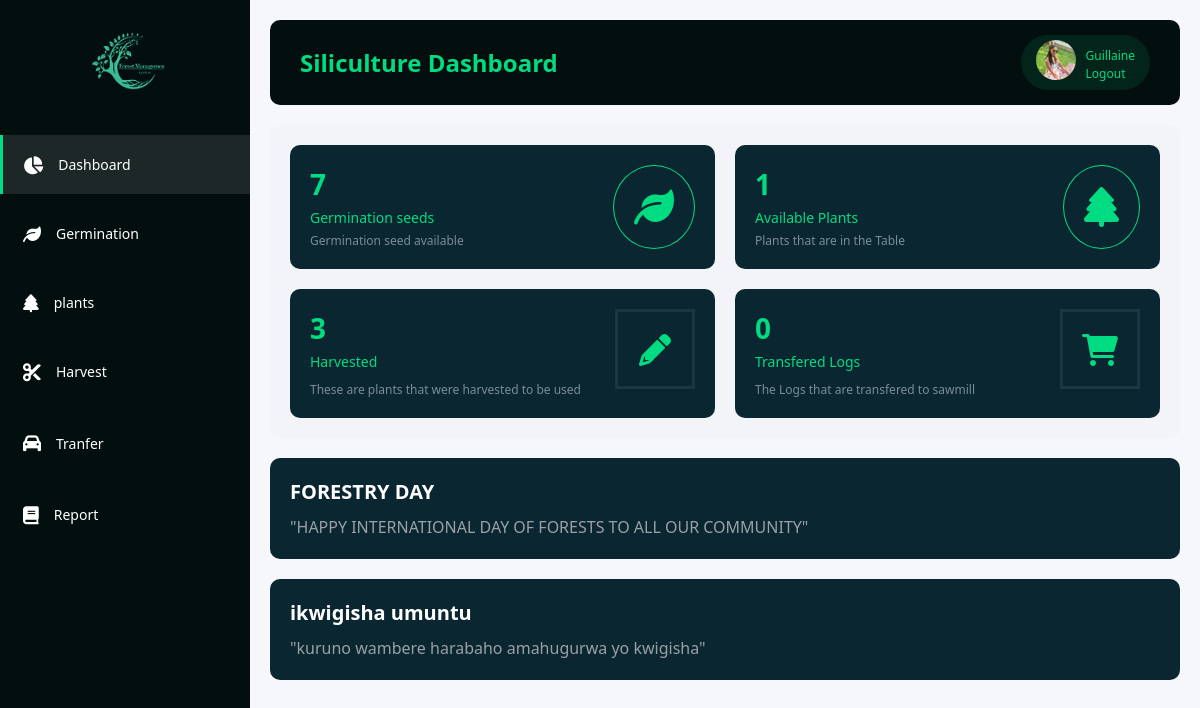
Page /siliculture/pages/index.php (signed in) on the committed database.
### tables this page shows
CREATE TABLE `users` (
  `id` int(11) NOT NULL,
  `name` varchar(255) DEFAULT NULL,
  `password` varchar(255) DEFAULT NULL,
  `role` varchar(100) DEFAULT NULL,
  `email` varchar(255) DEFAULT NULL,
  `status` varchar(50) DEFAULT 'active',
  `image` text DEFAULT NULL,
  `phone` varchar(20) DEFAULT NULL,
  `date` datetime DEFAULT NULL
);

CREATE TABLE `announcements` (
  `an_id` int(11) NOT NULL,
  `title` varchar(500) DEFAULT NULL,
  `type` varchar(100) DEFAULT NULL,
  `date` date DEFAULT NULL,
  `content` text DEFAULT NULL
);

### Siliculture/pages/index.php (the view, shortened to what this page needs)
<!DOCTYPE html>
<html lang="en">
<head>
    <link rel="stylesheet" href="../css/style.css">
    <link rel="stylesheet" href="https://cdnjs.cloudflare.com/ajax/libs/font-awesome/4.7.0/css/font-awesome.min.css">
</head>
<body>
    <?php
    include'../../database/connection.php';
    include'../menu/menu.php';
    $select = $pdo->query("SELECT COUNT(*) FROM germination WHERE g_status = 'unsend'");
    $germinationCount = $select->fetchColumn();
    $select_plant = $pdo->query("SELECT COUNT(*) FROM plant WHERE p_status = 'unsend'");
    $plantCount = $select_plant->fetchColumn();
    $select_logs = $pdo->query("SELECT COUNT(*) FROM logs WHERE l_status = 'unsend' OR l_status = 'unsend-sawmill'");
    $logsCount = $select_logs->fetchColumn();
    $select_logs_send = $pdo->query("SELECT COUNT(*) FROM logs WHERE l_status = 'send'");
    $logsCountSend = $select_logs_send->fetchColumn();
    $title = $pdo->query("SELECT * FROM announcements WHERE type = 'siliculture' OR type = 'All' ") ;
    $fetch = $title->fetchAll();
    ?>
    <div class="main-content">
    <?php include'../header/header.php'; ?>
        <div class="dashboard-grid">
            <div class="dashboard-card">
                <div class="card-info">
                    <div class="card-value"> <?php echo $germinationCount ?? 0; ?> </div>
                    <div class="card-title">Germination seeds</div>
                    <div class="card-subtitle">Germination seed available</div>
                </div>
                <div class="icons" style="display: flex; align-items: center;">
                    <i class=" fa fa-leaf "></i>
                </div>
            </div>
            <div class="dashboard-card">
                <div class="card-info">
                    <div class="card-value"> <?php echo $plantCount ?? 0; ?></div>
                    <div class="card-title">Available Plants</div>
                    <div class="card-subtitle"> Plants that are in the Table </div>
                </div>
                    <div class="icons" style="display: flex; align-items: center;">
                    <i class=" fa fa-tree "></i>
                    </div>
            </div>
            <div class="dashboard-card">
                <div class="card-info">
                    <div class="card-value"> <?php echo $logsCount; ?> </div>
                    <div class="card-title">Harvested</div>
                    <div class="card-amount">These are plants that were harvested to be used</div>
                </div>
                <div class="box-chart" style=" display: flex; align-items: center; justify-content: center; ">
                <h1 style=" color: #00dc82;" >
                    <i class=" fa fa-pencil "></i>
                </h1>
                </div>
            </div>
            <div class="dashboard-card">
                <div class="card-info">
                    <div class="card-value"><?php echo $logsCountSend; ?></div>
                    <div class="card-title">Transfered Logs</div>
                    <div class="card-amount">The Logs that are transfered to sawmill</div>
                </div>
                <div class="box-chart" style=" display: flex; align-items: center; justify-content: center; ">
                <h1 style=" color: #00dc82;" >
                    <i class=" fa fa-shopping-cart "></i>
                </h1>
                </div>
            </div>
        </div>
        <?php foreach( $fetch as $data ){ ?>
        <div class="sales-message">
            <h2><?php echo $data['title']; ?></h2>
            <p>"<?php echo $data['content']; ?>"</p>
        </div>
        <?php } ?>
    </div>
</body>
</html>

### Siliculture/header/header.php (shortened to what this page needs)
<!DOCTYPE html>
<html lang="en">
<head>
    <link rel="stylesheet" href="https://cdnjs.cloudflare.com/ajax/libs/font-awesome/6.0.0-beta3/css/all.min.css">
</head>
<body>
    <?php
    $id = $_SESSION['user_id'] ?? null;
    $select = $pdo->prepare("SELECT * FROM users WHERE id = ?");
    $select->execute([$id]);
    $user = $select->fetch(PDO::FETCH_ASSOC);
    $username = $user['name'];
    $part = explode(" ", $username);
    $last_name = $part[1] ?? $username;
    $profile_picture = $user['image'] ?? 'default-avatar.png';
    ?>
<div class="header">
        <div class="dashboard-title"><h1>Siliculture Dashboard</h1></div>
        <div class="user-profile" id="userProfile">
            <div class="user-avatar"><img src="../../admin/backend/uploads/<?php echo $profile_picture; ?>" alt=""> </div>
            <div class="user-name user-align"><font style=" font-size: 12px; " ><?php echo $last_name; ?></font> <p style=" font-size: 12px; ">Logout </p> </div>
        </div>
    </div>
</body>
</html>

### Siliculture/css/style.css (style rules this page uses)
* { margin: 0; padding: 0; box-sizing: border-box; font-family: 'Segoe UI', Tahoma, Geneva, Verdana, sans-serif; }
body { background-color: #f0f2f5; display: flex; height: 100vh; }
.main-content { height: 100vh; overflow-y: auto; }
.main-content { flex: 1; padding: 20px; display: flex; flex-direction: column; gap: 20px; }
.header { display: flex; justify-content: space-between; align-items: center; background-color: #030F0F; padding: 15px 30px; border-radius: 10px; color: #00dc82; }
.header h1 { font-size: 24px; }
.user-profile { display: flex; align-items: center; gap: 10px; background-color: rgba(0, 220, 130, 0.1); padding: 5px 15px; border-radius: 30px; color: #00dc82; }
.dashboard-grid { display: grid; grid-template-columns: repeat(2, 1fr); gap: 20px; background-color: rgba(240, 242, 245, 0.5); padding: 20px; border-radius: 10px; }
.dashboard-card { background-color: #0a2731; border-radius: 10px; padding: 20px; color: white; display: flex; justify-content: space-between; }
.card-info { display: flex; flex-direction: column; gap: 5px; }
.card-title { font-size: 14px; color: #00dc82; }
.card-value { font-size: 28px; font-weight: bold; color: #00dc82; }
.card-subtitle { font-size: 12px; color: #7b8c98; }
.sales-message { background-color: #0a2731; border-radius: 10px; padding: 20px; color: white; }
.sales-message h2 { font-size: 20px; margin-bottom: 10px; color: white; }
.sales-message p { color: #9aa0a6; line-height: 1.5; }
.card-amount { font-size: 12px; color: #7b8c98; margin-top: 5px; }
.box-chart { width: 80px; height: 80px; border: 3px solid #1d3741; position: relative; display: grid; grid-template-columns: 1fr 1fr; grid-template-rows: 1fr 1fr; }

### Siliculture/pages/index.php (style rules this page uses)
.icons { padding: 20px 20px; border-radius: 50%; background-color: transparent; border: 1px solid #00dc82; }
.icons i { color: #00dc82; font-size: 40px; }

### Siliculture/header/header.php (style rules this page uses)
* { margin: 0; padding: 0; box-sizing: border-box; font-family: 'Segoe UI', Tahoma, Geneva, Verdana, sans-serif; }
body { background-color: #f5f7fa; }
.user-avatar { overflow: hidden; object-fit: cover; }
.user-avatar img { width: 40px; height: 40px; border-radius: 50%; object-fit: cover; }
.user-profile { cursor: pointer; }

### rows in the picture
users: image (picture), name "Guillaine"
announcements: title "FORESTRY DAY", content "HAPPY INTERNATIONAL DAY OF FORESTS TO ALL OUR COMMUNITY"
announcements: title "ikwigisha umuntu", content "kuruno wambere harabaho amahugurwa yo kwigisha"

### other values in the picture
$germinationCount "7"
$plantCount "1"
$logsCount "3"
$logsCountSend "0"
